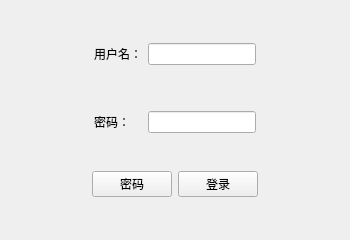
<?xml version="1.0" encoding="UTF-8"?>
<ui version="4.0">
 <class>MainWindow</class>
 <widget class="QMainWindow" name="MainWindow">
  <property name="geometry">
   <rect>
    <x>0</x>
    <y>0</y>
    <width>350</width>
    <height>240</height>
   </rect>
  </property>
  <property name="minimumSize">
   <size>
    <width>350</width>
    <height>240</height>
   </size>
  </property>
  <property name="maximumSize">
   <size>
    <width>400</width>
    <height>300</height>
   </size>
  </property>
  <property name="windowTitle">
   <string>MainWindow</string>
  </property>
  <widget class="QWidget" name="centralWidget">
   <layout class="QVBoxLayout" name="verticalLayout">
    <item>
     <widget class="QWidget" name="widget_4" native="true">
      <property name="sizePolicy">
       <sizepolicy hsizetype="Preferred" vsizetype="Fixed">
        <horstretch>0</horstretch>
        <verstretch>0</verstretch>
       </sizepolicy>
      </property>
      <layout class="QGridLayout" name="gridLayout">
       <property name="leftMargin">
        <number>0</number>
       </property>
       <property name="topMargin">
        <number>0</number>
       </property>
       <property name="rightMargin">
        <number>0</number>
       </property>
       <property name="bottomMargin">
        <number>0</number>
       </property>
       <item row="0" column="1">
        <widget class="QLabel" name="label">
         <property name="text">
          <string>用户名：</string>
         </property>
        </widget>
       </item>
       <item row="0" column="2">
        <widget class="QLineEdit" name="lineEdit_2"/>
       </item>
       <item row="2" column="1">
        <widget class="QLabel" name="label_2">
         <property name="text">
          <string>密码：</string>
         </property>
        </widget>
       </item>
       <item row="0" column="0">
        <spacer name="horizontalSpacer_3">
         <property name="orientation">
          <enum>Qt::Horizontal</enum>
         </property>
         <property name="sizeHint" stdset="0">
          <size>
           <width>40</width>
           <height>20</height>
          </size>
         </property>
        </spacer>
       </item>
       <item row="0" column="3">
        <spacer name="horizontalSpacer_4">
         <property name="orientation">
          <enum>Qt::Horizontal</enum>
         </property>
         <property name="sizeHint" stdset="0">
          <size>
           <width>40</width>
           <height>20</height>
          </size>
         </property>
        </spacer>
       </item>
       <item row="2" column="2">
        <widget class="QLineEdit" name="lineEdit">
         <property name="echoMode">
          <enum>QLineEdit::Password</enum>
         </property>
        </widget>
       </item>
       <item row="1" column="1">
        <spacer name="verticalSpacer">
         <property name="orientation">
          <enum>Qt::Vertical</enum>
         </property>
         <property name="sizeHint" stdset="0">
          <size>
           <width>20</width>
           <height>40</height>
          </size>
         </property>
        </spacer>
       </item>
      </layout>
     </widget>
    </item>
    <item>
     <widget class="QWidget" name="widget_3" native="true">
      <property name="sizePolicy">
       <sizepolicy hsizetype="Preferred" vsizetype="Fixed">
        <horstretch>0</horstretch>
        <verstretch>0</verstretch>
       </sizepolicy>
      </property>
      <layout class="QHBoxLayout" name="horizontalLayout_3">
       <property name="leftMargin">
        <number>0</number>
       </property>
       <property name="topMargin">
        <number>0</number>
       </property>
       <property name="rightMargin">
        <number>0</number>
       </property>
       <property name="bottomMargin">
        <number>0</number>
       </property>
       <item>
        <spacer name="horizontalSpacer">
         <property name="orientation">
          <enum>Qt::Horizontal</enum>
         </property>
         <property name="sizeHint" stdset="0">
          <size>
           <width>40</width>
           <height>20</height>
          </size>
         </property>
        </spacer>
       </item>
       <item>
        <widget class="QPushButton" name="pushButton_2">
         <property name="text">
          <string>密码</string>
         </property>
        </widget>
       </item>
       <item>
        <widget class="QPushButton" name="pushButton">
         <property name="text">
          <string>登录</string>
         </property>
        </widget>
       </item>
       <item>
        <spacer name="horizontalSpacer_2">
         <property name="orientation">
          <enum>Qt::Horizontal</enum>
         </property>
         <property name="sizeHint" stdset="0">
          <size>
           <width>40</width>
           <height>20</height>
          </size>
         </property>
        </spacer>
       </item>
      </layout>
     </widget>
    </item>
   </layout>
  </widget>
 </widget>
 <layoutdefault spacing="6" margin="11"/>
 <resources/>
 <connections/>
</ui>
